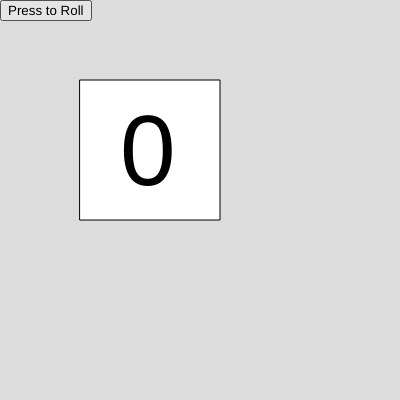
Frame 1 (no input)
Frame 60 (no input): identical to frame 1, image omitted
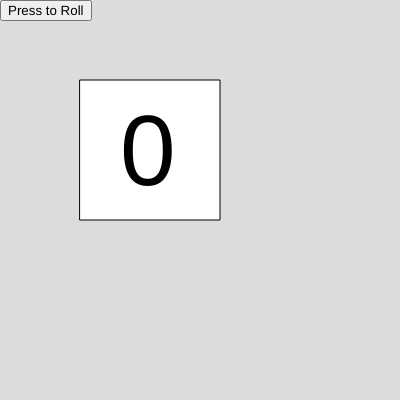
Frame 120 (the mouse pressed at the canvas centre since frame 60)

The p5.js sketch that drew these frames (run headless with seeded random() and noise() and a simulated clock; from frame 60 on, the mouse is pressed at the canvas centre):

// p5.js sketch
// ── sketch.js
let rndNum = 0;
let rollBtn
let rollAnimate = false
let rollTime = 0;
function setup() {
  createCanvas(400, 400);
  rollBtn = createButton('Press to Roll')
  rollBtn.position(0,0)
  rollBtn.mousePressed(rollDie);
}

function draw() {
  background(220);
  textSize(100)
  //this draws the rectangle behind the number
  rect(80,80,140,140)
  //this displays the text of the roll
  text(rndNum, 120,185)
  //this if will control if the die is being rolled.
  if(rollAnimate){
    rollTime += 1;
    //the bigger this number the longer the animation
    if(rollTime > 50){
      rollAnimate = false;
      rollTime = 0;
    }
    rndNum = Math.ceil(random(6))
  }
}
function rollDie(){
  //the Press even of the button
  rndNum = Math.ceil(random(6))
  rollAnimate = true;
}
